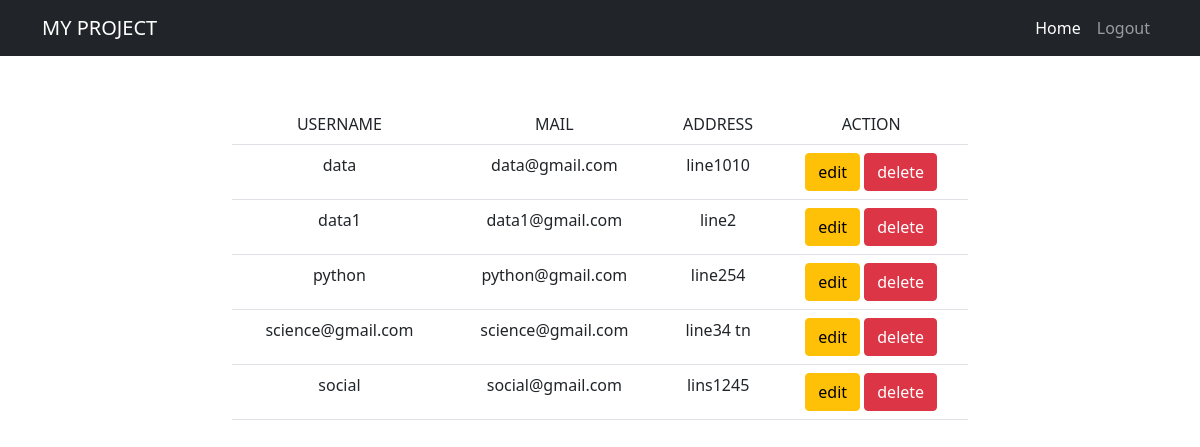
Page /project/accounts/home on the committed database.
### project/models.py (models this page shows, shortened)
class MyUser(AbstractBaseUser):
    email = models.EmailField(
        verbose_name='email address',
        max_length=255,
        unique=True,
    )
    address=models.CharField(max_length=300)
    username=models.CharField(max_length=50)
    is_active = models.BooleanField(default=True)
    is_admin = models.BooleanField(default=False)
    objects = MyUserManager()
    USERNAME_FIELD = 'email'
    REQUIRED_FIELDS = ['username','address','password']

### project/views.py (the view)
# urls.py: path('accounts/home',views.HomeView.as_view(),name='home'),
class HomeView(ListView):
    model = MyUser
    template_name = 'project/home.html'
    context_object_name = 'details'

### project/templates/project/home.html (shortened to what this page needs)
<!DOCTYPE html>
{%extends 'project/index.html'%}
{%block body_block%}
<div class="row">
    <div class="col-2"></div>
    <div class="col-8">
        <table class="table">
            <tr>
                <td>USERNAME</td>
                <td>MAIL</td>
                <td>ADDRESS</td>
                <td>ACTION</td>
            </tr>
            <tr>
                {%for detail in details%}
                <td>{{detail.username}}</td>
                <td>{{detail.email}}</td>
                <td>{{detail.address}}</td>
                <td>
                    <a href="{%url 'editdetails' detail.id %}" class="btn btn-warning">edit</a>
                    <a href="{%url 'removeitem' detail.id %}" class="btn btn-danger">delete</a>
                </td>
            </tr>
              {%endfor%}
        </table>
    </div>
    <div class="col-2"></div>
</div>
{%endblock%}

### project/templates/project/index.html (shortened to what this page needs)
<!DOCTYPE html>
{%load static%}
<html lang="en">
    <head>
        <link href="{%static 'css/styles.css'%}" rel="stylesheet" />
        <link href="https://cdn.jsdelivr.net/npm/bootstrap@5.1.2/dist/css/bootstrap.min.css" rel="stylesheet">
    </head>
    <body>
        <nav class="navbar navbar-expand-lg navbar-dark bg-dark">
            <div class="container">
                <a class="navbar-brand" href="#">MY PROJECT</a>
                <div class="collapse navbar-collapse" id="navbarSupportedContent">
                    <ul class="navbar-nav ms-auto mb-2 mb-lg-0">
                        <li class="nav-item"><a class="nav-link active" aria-current="page" href="{%url 'home'%}">Home</a></li>
                        <li class="nav-item"><a class="nav-link" href="{%url 'logout'%}">Logout</a></li>
                    </ul>
                </div>
            </div>
        </nav>
        <div class="container">
            <div class="text-center mt-5">
              {%block body_block%}
                {%endblock%}
            </div>
        </div>
    </body>
</html>

### rows in the picture
MyUser: username "data", email "data@gmail.com", address "line1010"
MyUser: username "data1", email "data1@gmail.com", address "line2"
MyUser: username "python", email "python@gmail.com", address "line254"
MyUser: username "science@gmail.com", email "science@gmail.com", address "line34 tn"
MyUser: username "social", email "social@gmail.com", address "lins1245"
